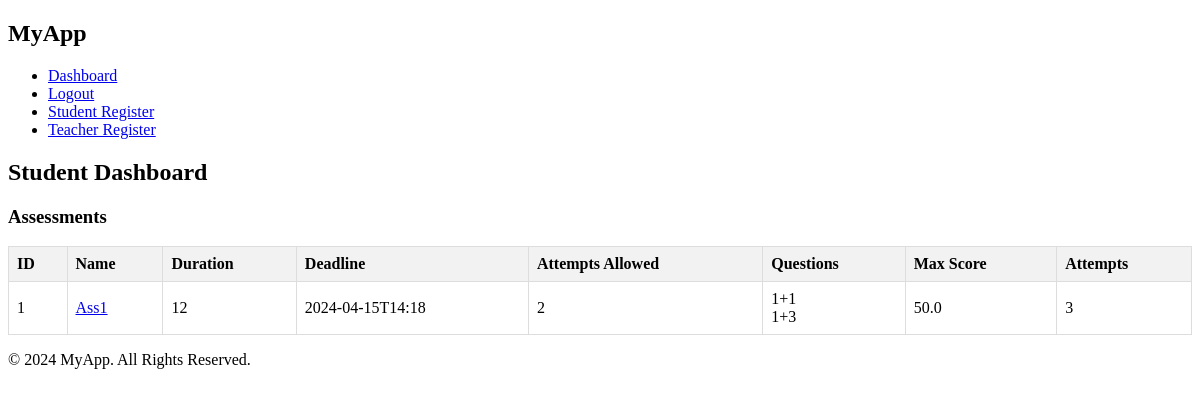
Page /sdashboard (signed in) on the committed database.
### app/models/assessment.py (models this page shows)
class FormativeAssessment(db.Model):
    id = db.Column(db.Integer, primary_key=True)
    name = db.Column(db.String(255), nullable=False)
    questions = db.relationship('Question', secondary='assessment_question', backref='assessments')
    parameters = db.Column(db.JSON, nullable=True)

### app/models/question.py (models this page shows)
class Question(db.Model):
    id = db.Column(db.Integer, primary_key=True)
    question_text = db.Column(db.Text, nullable=False)
    option_a = db.Column(db.String(200), nullable=False)
    option_b = db.Column(db.String(200), nullable=False)
    option_c = db.Column(db.String(200), nullable=False)
    option_d = db.Column(db.String(200), nullable=False)
    correct_option = db.Column(db.String(1), nullable=False)
    feedback = db.Column(db.Text, nullable=False)
    question_type = db.Column(db.String(50), nullable=False)

### app/routes/dashboard.py (the view)
@app.route('/sdashboard')
def student_dashboard():
    if 'user_id' not in session or session['role'] != 'student':
        return redirect(url_for('login'))
    assessments = FormativeAssessment.query.all()
    user = User.query.get(session['user_id'])
    user_attempts = UserAttempt.query.filter_by(user_id=user.id)
    return render_template('student_dashboard.html', assessments=assessments, user_attempts=user_attempts)

### app/templates/student_dashboard.html
{% extends "base.html" %}
{% block content %}
<h2>Student Dashboard</h2>
<h3>Assessments</h3>
<table class="custom-table">
    <thead>
        <tr>
            <th>ID</th>
            <th>Name</th>
            <th>Duration</th>
            <th>Deadline</th>
            <th>Attempts Allowed</th>
            <th>Questions</th>
            <th>Max Score</th>
            <th>Attempts</th>
        </tr>
    </thead>
    <tbody>
        {% for assessment in assessments %}
        <tr>
            <td>{{ assessment.id }}</td>
            <td><a href="{{ url_for('attempt_assessment', assessment_id=assessment.id) }}">{{ assessment.name }}</td>
            <td>{{ assessment.parameters.get('duration') }}</td>
            <td>{{ assessment.parameters.get('deadline') }}</td>
            <td>{{ assessment.parameters.get('attempts') }}</td>
            <td>
                {% for question in assessment.questions %}
                {{ question.question_text }}<br>
                {% endfor %}
            </td>
            <td>
                {{ user_attempts|selectattr('assessment_id', 'equalto', assessment.id)|map(attribute='score')|max }}
            </td>
            <td>
                {{ user_attempts|selectattr('assessment_id', 'equalto', assessment.id)|list|length }}
            </td>
        </tr>
        {% endfor %}
    </tbody>
</table>
{% endblock %}

### app/templates/base.html (shortened to what this page needs)
<!DOCTYPE html>
<html lang="en">
<head>
    <link rel="stylesheet" href="{{ url_for('static', filename='style.css') }}">
</head>
<body>
<header>
    <nav>
        <div class="container">
            <h1>MyApp</h1>
            <ul>
                <li><a href="{{ url_for('dashboard') }}">Dashboard</a></li>
                <li><a href="{{ url_for('logout') }}">Logout</a></li>
                <li><a href="{{ url_for('register_student') }}">Student Register</a></li>
                <li><a href="{{ url_for('register_teacher') }}">Teacher Register</a></li>
            </ul>
        </div>
    </nav>
</header>
<div class="container mt-4">
    {% block content %}
    {% endblock %}
</div>
<footer>
    <div class="container">
        <p>&copy; 2024 MyApp. All Rights Reserved.</p>
    </div>
</footer>
</body>
</html>

### app/static/style.css (style rules this page uses)
.custom-table { border-collapse: collapse; width: 100%; }
.custom-table th, .custom-table td { border: 1px solid #dddddd; text-align: left; padding: 8px; }
.custom-table th { background-color: #f2f2f2; }

### rows in the picture
FormativeAssessment: id "1", name "Ass1", parameters.get "12", parameters.get "2024-04-15T14:18", parameters.get "2", id "50.0", id "3"
Question: question_text "1+1"
Question: question_text "1+3"
